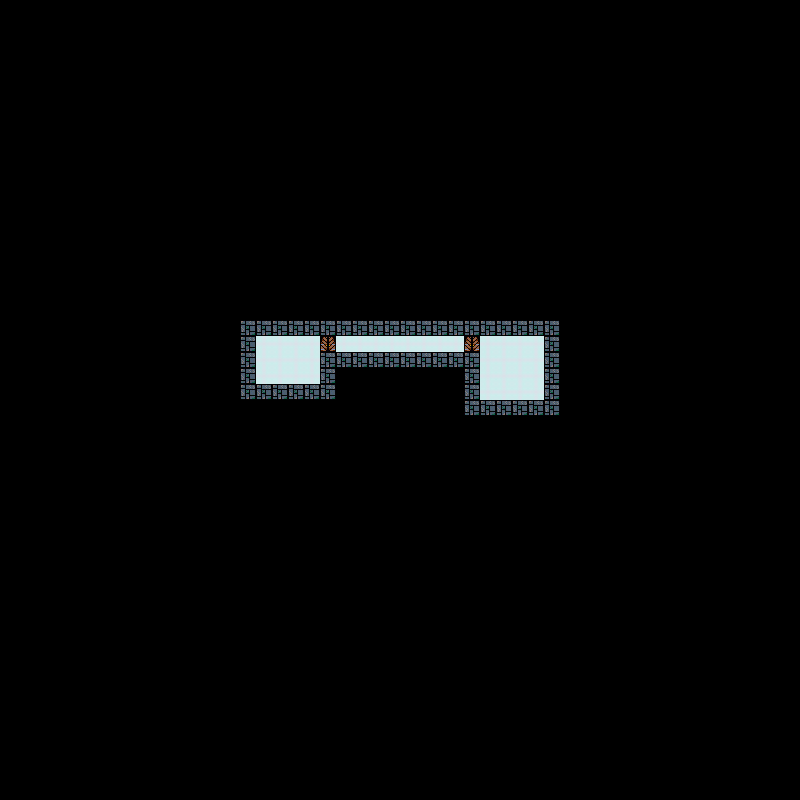

Below is a game level as drawn by its tile map, then a one-line description and the .tmx that defines it (tile-layer data replaced by summaries):
An orthogonal 50x50 tile map with 16x16 px tiles, 2 tile layers (Floor, Walls).

<map version="1.2" tiledversion="1.3.5" orientation="orthogonal" renderorder="right-down" width="50" height="50" tilewidth="16" tileheight="16" infinite="0" nextlayerid="4" nextobjectid="1">
 <tileset firstgid="1" source="fff.tsx" />
 <layer id="1" name="Floor" width="50" height="50">
  <data>[2500 cells, 36 non-empty, 1 distinct tile ids]</data>
 </layer>
 <layer id="3" name="Walls" width="50" height="50">
  <data>[2500 cells, 54 non-empty, 2 distinct tile ids]</data>
 </layer>
</map>